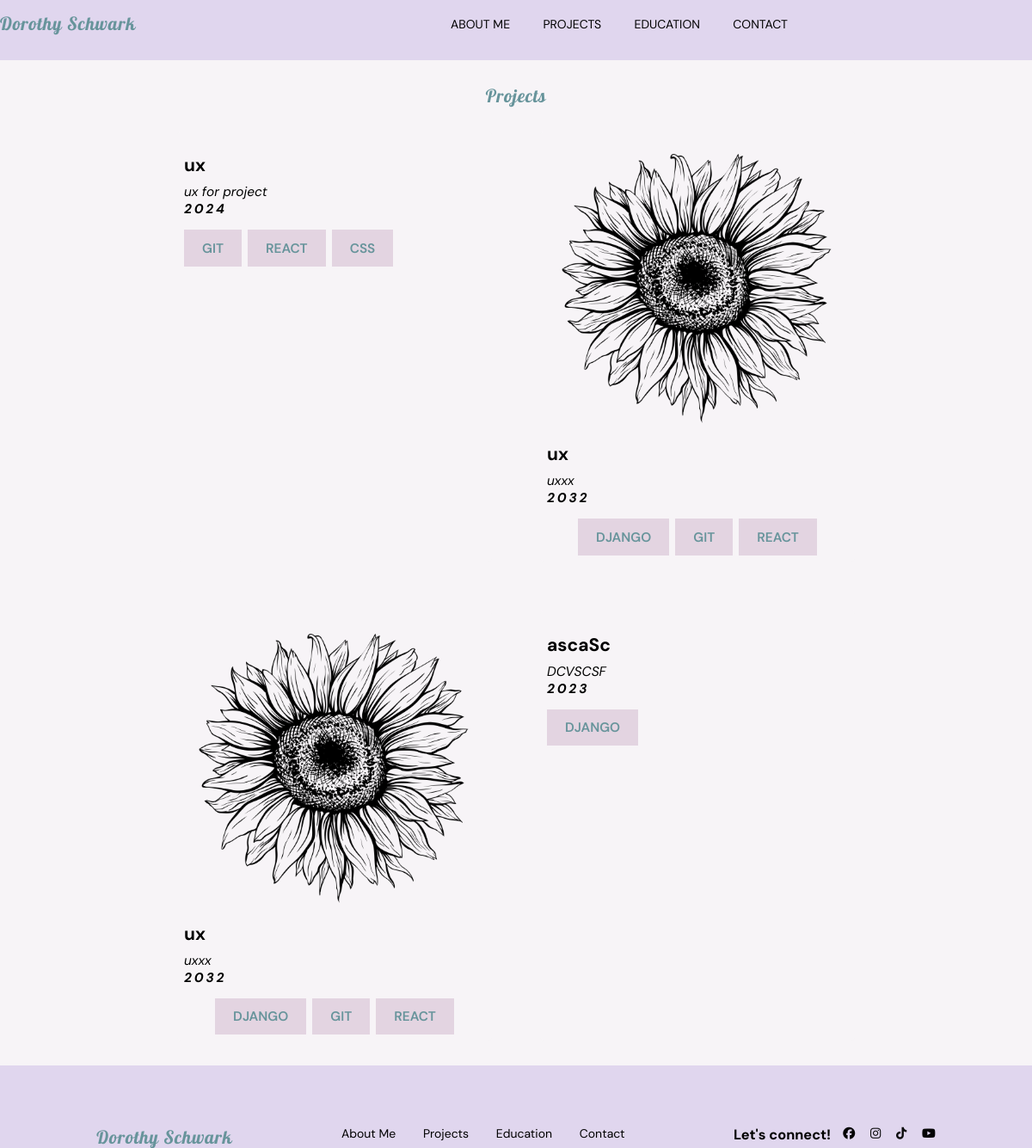
The app's page /projects/, older data.
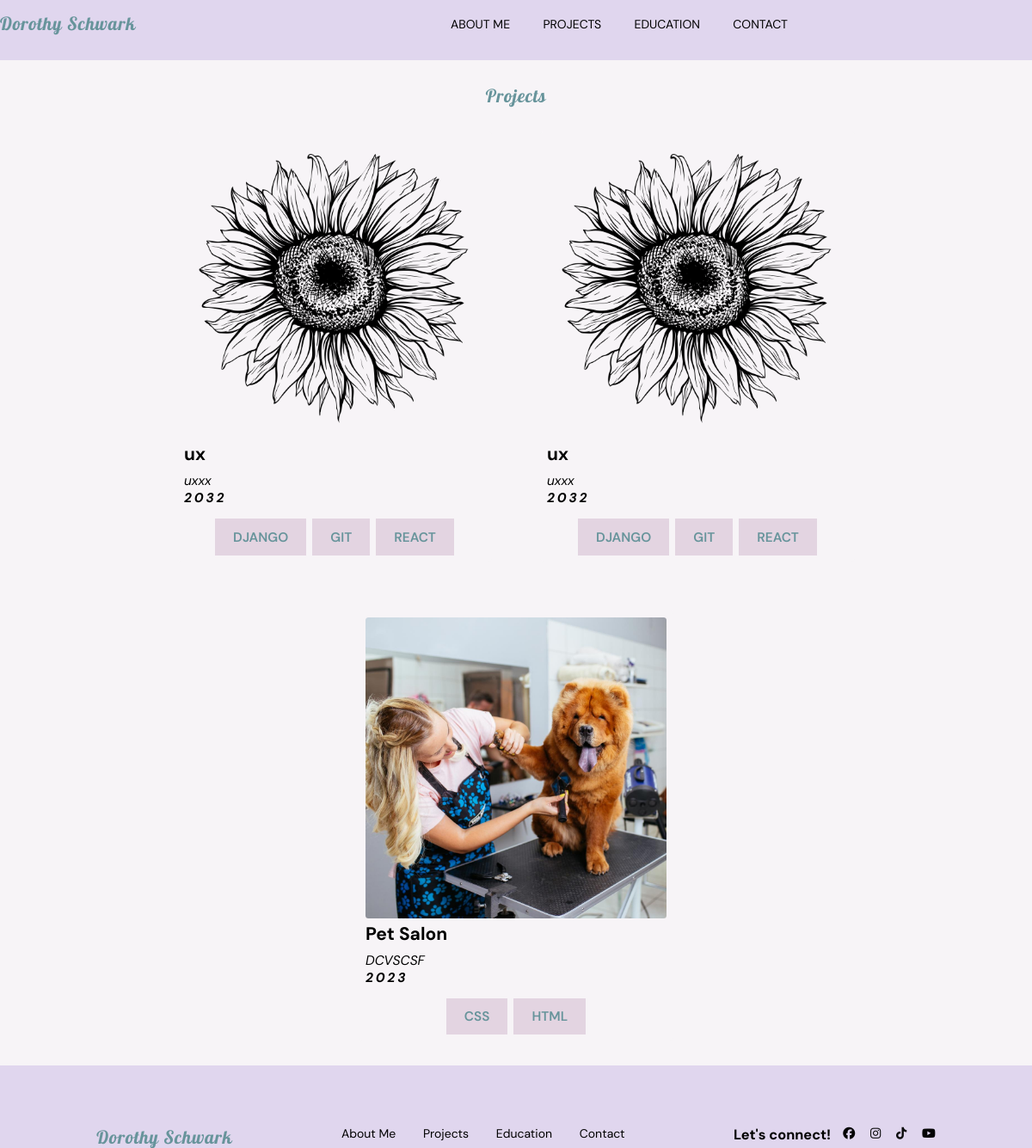
The same page, newer data.
### projects/models.py (models this page shows, shortened)
class Project(models.Model):
    name = models.CharField(max_length=225)
    description = models.TextField()
    year = models.IntegerField()
    img = models.ImageField(upload_to='project_images/')
    repository = models.URLField()
    technologies = models.ManyToManyField(Tech)

class Tech(models.Model):
    name = models.CharField(max_length=100)

### projects/views.py (the view)
# urls.py: path('', views.projects_list, name='projects'),
def projects_list(request):
    projects = Project.objects.all()
    return render (request, 'projects/projects_list.html', {'projects' : projects})

### templates/projects/projects_list.html (shortened to what this page needs)
{% extends 'base.html' %}
{% load static %}
{% block content %}
<section class="projects-section center">
<h2>Projects</h2>
<div id="projects-list">
    {% for project in projects %}
    <div class="project-card">
        <a href="{{project.repository}}" target="_blank">
            <img src="{{project.img}}" alt="">
            <p>{{project.name}}</p>
            <p>{{project.description}}</p>
            <p>{{project.year}}</p>
            <div class="technologies center">
                {%for tech in project.technologies.all %}
                <label>{{tech.name}}</label>
                {% endfor %}
            </div>
        </a>
    </div>
    {% endfor %}
</div>
</section>
{% endblock content %}

Row changes from the older to the newer data that the page shows:
removed Project: name "ux", description "ux for project", year "2024", Tech (name "GIT"), Tech (name "REACT"), Tech (name "CSS")
changed Project "DCVSCSF": gains Tech (name "HTML"); img: picture added; name "ascaSc" → "Pet Salon"; gains Tech (name "CSS"); loses Tech (name "DJANGO")
